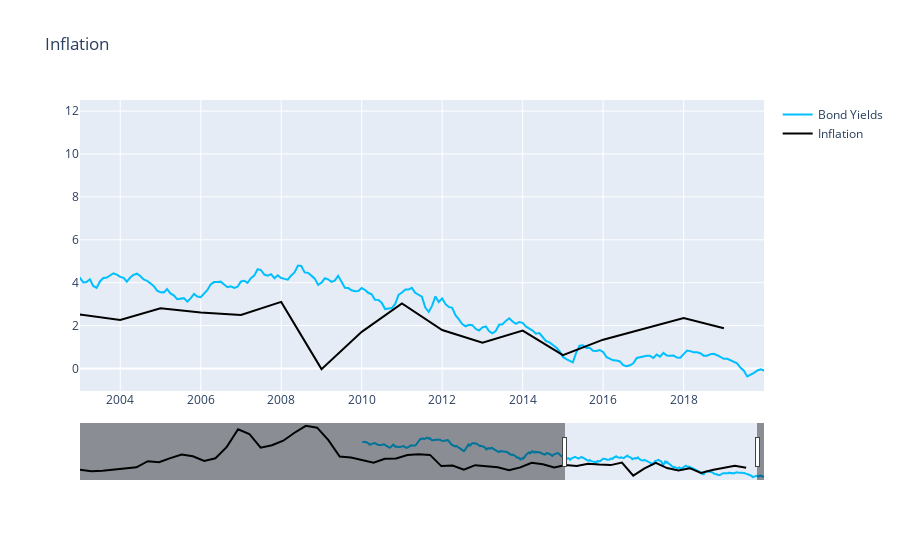

Notebook source saved alongside this figure:
### Code cell
fig = go.Figure()

fig.add_trace(go.Scatter(
    x = bond_yields.index,
    y = bond_yields['Interest rates - monthly data'],
    name = 'Bond Yields',
    line_color = 'deepskyblue'
))

fig.add_trace(go.Scatter(
    x = inflation.index,
    y = inflation['World Development Indicators'],
    name = 'Inflation',
    line_color = 'black'
))

fig.update_layout(xaxis_range=['2003-01-01', '2019-12-31'],
                 title_text = 'Inflation',
                 xaxis_rangeslider_visible = True)

fig.show()

### Figure 1 — Plotly figure (JSON) as saved in the notebook; plotly's stock layout.template omitted (floating-point values rounded to 4 significant figures; data arrays with more than 128 entries replaced by an {"elided": "..."} marker saying what was removed)
{"data": [{"line": {"color": "deepskyblue"}, "name": "Bond Yields", "type": "scatter", "x": {"elided": "428 str values"}, "y": {"elided": "428 float values"}}, {"line": {"color": "black"}, "name": "Inflation", "type": "scatter", "x": ["1960", "1961", "1962", "1963", "1964", "1965", "1966", "1967", "1968", "1969", "1970", "1971", "1972", "1973", "1974", "1975", "1976", "1977", "1978", "1979", "1980", "1981", "1982", "1983", "1984", "1985", "1986", "1987", "1988", "1989", "1990", "1991", "1992", "1993", "1994", "1995", "1996", "1997", "1998", "1999", "2000", "2001", "2002", "2003", "2004", "2005", "2006", "2007", "2008", "2009", "2010", "2011", "2012", "2013", "2014", "2015", "2016", "2017", "2018", "2019", "2020"], "y": [1.408, 1.045, 1.13, 1.434, 1.596, 1.959, 3.415, 3.176, 4.164, 5.012, 4.592, 3.499, 4.13, 6.833, 11.03, 9.908, 6.643, 7.239, 8.302, 10.2, 11.84, 11.4, 8.45, 4.538, 4.303, 3.754, 3.046, 4.01, 4.053, 4.905, 5.089, 4.93, 2.259, 2.408, 1.387, 2.477, 2.251, 1.979, 1.274, 1.961, 3.048, 2.676, 1.922, 2.514, 2.267, 2.803, 2.614, 2.496, 3.105, -0.02804, 1.708, 3.034, 1.793, 1.202, 1.764, 0.6219, 1.345, 1.863, 2.355, 1.881, "NA"]}], "layout": {"title": {"text": "Inflation"}, "xaxis": {"range": ["2003-01-01", "2019-12-31"], "rangeslider": {"visible": true}}}}
